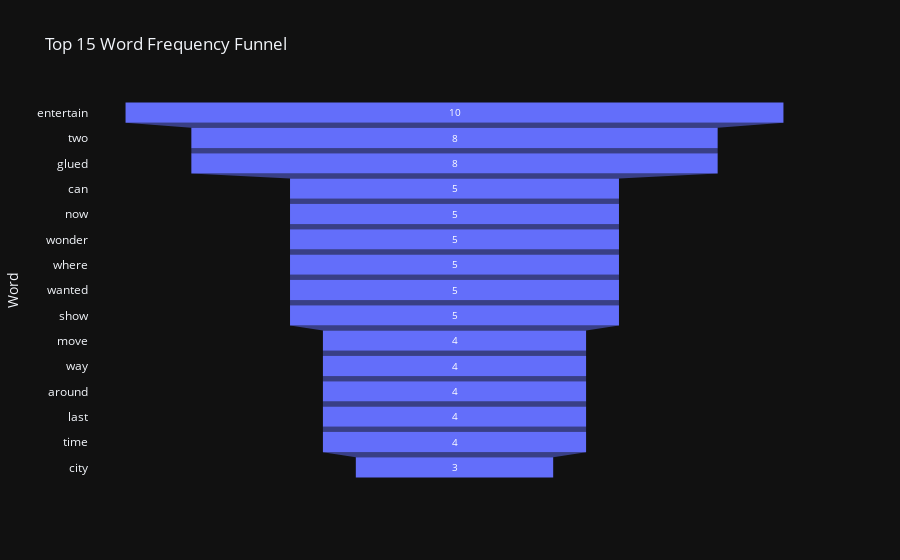

Here is the notebook cell this chart was saved with:
### Markdown cell above
### Rawfear Funnel Chart

### Code cell
df_counts = pd.DataFrame(counts.most_common(15), columns=['Word', 'Count'])

fig = px.funnel(df_counts, x='Count', y='Word',
                title='Top 15 Word Frequency Funnel',
                color_discrete_sequence=['#636EFA'])
fig.show()

### Figure 1 — Plotly figure (JSON) as saved in the notebook; plotly's stock layout.template omitted (floating-point values rounded to 4 significant figures)
{"data": [{"hovertemplate": "Count=%{x}<br>Word=%{y}<extra></extra>", "legendgroup": "", "marker": {"color": "#636EFA"}, "name": "", "orientation": "h", "showlegend": false, "x": [10, 8, 8, 5, 5, 5, 5, 5, 5, 4, 4, 4, 4, 4, 3], "xaxis": "x", "y": ["entertain", "two", "glued", "can", "now", "wonder", "where", "wanted", "show", "move", "way", "around", "last", "time", "city"], "yaxis": "y", "type": "funnel"}], "layout": {"xaxis": {"anchor": "y", "domain": [0.0, 1.0], "title": {"text": "Count"}}, "yaxis": {"anchor": "x", "domain": [0.0, 1.0], "title": {"text": "Word"}}, "legend": {"tracegroupgap": 0}, "title": {"text": "Top 15 Word Frequency Funnel"}}}
